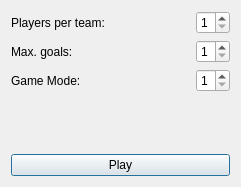
<?xml version="1.0" encoding="UTF-8"?>
<ui version="4.0">
 <class>Dialog</class>
 <widget class="QDialog" name="Dialog">
  <property name="geometry">
   <rect>
    <x>0</x>
    <y>0</y>
    <width>241</width>
    <height>187</height>
   </rect>
  </property>
  <property name="windowTitle">
   <string>Dialog</string>
  </property>
  <layout class="QGridLayout" name="gridLayout_2">
   <item row="0" column="0">
    <layout class="QGridLayout" name="gridLayout">
     <item row="0" column="0">
      <layout class="QHBoxLayout" name="horizontalLayout_2">
       <item>
        <layout class="QVBoxLayout" name="verticalLayout_2">
         <item>
          <widget class="QLabel" name="label">
           <property name="text">
            <string>Players per team:</string>
           </property>
          </widget>
         </item>
         <item>
          <layout class="QHBoxLayout" name="horizontalLayout">
           <item>
            <widget class="QLabel" name="label_2">
             <property name="text">
              <string>Max. goals:</string>
             </property>
            </widget>
           </item>
           <item>
            <spacer name="horizontalSpacer">
             <property name="orientation">
              <enum>Qt::Horizontal</enum>
             </property>
             <property name="sizeHint" stdset="0">
              <size>
               <width>28</width>
               <height>20</height>
              </size>
             </property>
            </spacer>
           </item>
          </layout>
         </item>
         <item>
          <widget class="QLabel" name="label_3">
           <property name="text">
            <string>Game Mode:</string>
           </property>
          </widget>
         </item>
        </layout>
       </item>
       <item>
        <layout class="QVBoxLayout" name="verticalLayout">
         <item>
          <widget class="QSpinBox" name="nPlayers">
           <property name="minimum">
            <number>1</number>
           </property>
           <property name="maximum">
            <number>7</number>
           </property>
          </widget>
         </item>
         <item>
          <widget class="QSpinBox" name="maxGoals">
           <property name="minimum">
            <number>1</number>
           </property>
           <property name="maximum">
            <number>9</number>
           </property>
          </widget>
         </item>
         <item>
          <widget class="QSpinBox" name="gameMode">
           <property name="minimum">
            <number>1</number>
           </property>
           <property name="maximum">
            <number>2</number>
           </property>
          </widget>
         </item>
        </layout>
       </item>
      </layout>
     </item>
     <item row="1" column="0">
      <spacer name="verticalSpacer">
       <property name="orientation">
        <enum>Qt::Vertical</enum>
       </property>
       <property name="sizeHint" stdset="0">
        <size>
         <width>20</width>
         <height>40</height>
        </size>
       </property>
      </spacer>
     </item>
     <item row="2" column="0">
      <widget class="QPushButton" name="pushButton">
       <property name="text">
        <string>Play</string>
       </property>
      </widget>
     </item>
    </layout>
   </item>
  </layout>
 </widget>
 <resources/>
 <connections/>
</ui>
